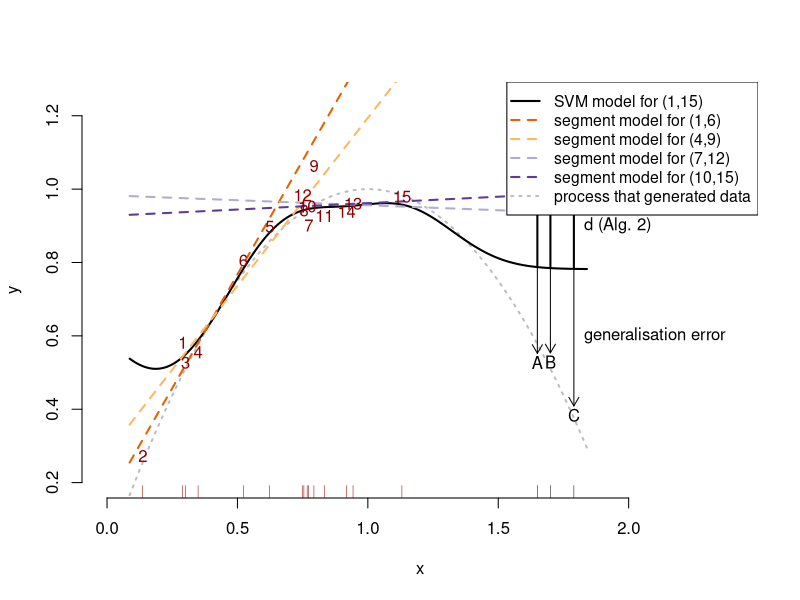
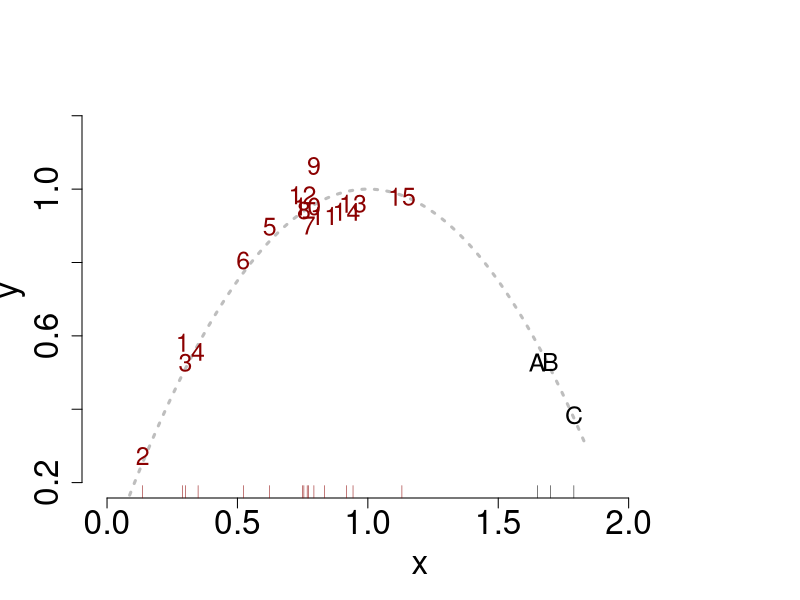
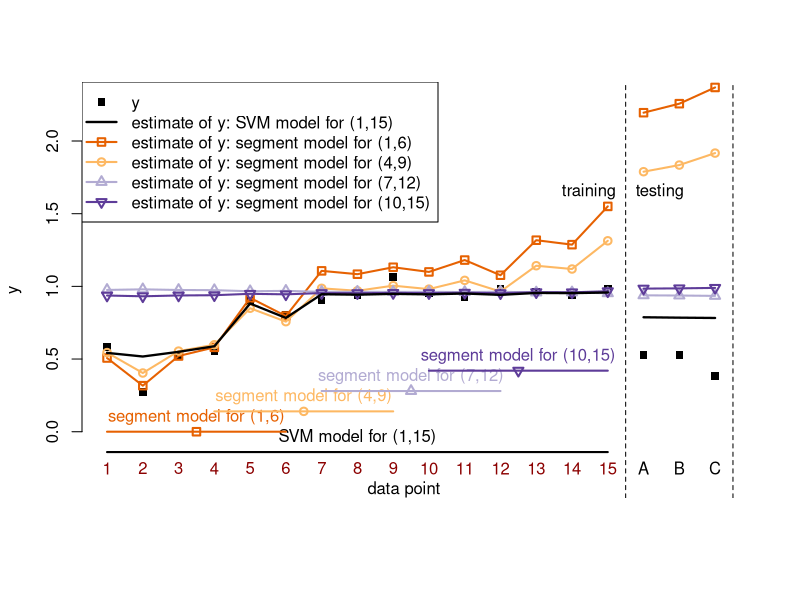

Generate these figures, in order, with R:
## ---- chunk 1
library(e1071)
set.seed(42)
f <- function(x) { 1-(x-1)^2 }

data_tr <- data.frame(i=1:15,
                      x=sort(runif(15)),
                      y=NA)
data_tr$x <- data_tr$x+rnorm(15,sd=0.1)
data_tr$y <- f(data_tr$x)+rnorm(15,sd=0.05)

data_te1 <- data.frame(i=LETTERS[4:6],x=c(0.45,0.5,0.59),y=NA)
data_te1$y <- f(data_te1$x)+rnorm(3,sd=0.05)

data_te2 <- data.frame(i=LETTERS[1:3],x=c(1.65,1.7,1.79),y=NA)
data_te2$y <- f(data_te2$x)+rnorm(3,sd=0.05)


## ---- chunk 2
seg <- data.frame(a=seq(from=1,by=3,length.out=4),b=NA)
seg[,"b"] <- seg[,"a"]+5
makef <- function(model=lm,data=data_tr) {
  m <- model(y~x,data=data)
  function(newdata) {
    predict(m,data.frame(x=newdata))
  }
}
f_full <- makef(svm)
f_seg <- vector("list",dim(seg)[1])
for(i in 1:dim(seg)[1]) {
  f_seg[[i]] <- makef(lm,data_tr[seg[i,"a"]:seg[i,"b"],])
}
## ---- chunk 3
# col4 <- c('#e41a1c','#377eb8','#4daf4a','#984ea3') # not color-blind safe, 
# changed to https://colorbrewer2.org/?type=diverging&scheme=PuOr&n=4
col4 <- c('#e66101','#fdb863','#b2abd2','#5e3c99')

lty4 <- rep("dashed",4)
pch4 <- c(0,1,2,6)
xrange <- range(data_tr[,2],data_te1[,2],data_te2[,2])
xx <- seq(from=xrange[1]-0.05,to=xrange[2]+0.05,length.out=256)

for(onlydata in c(FALSE,TRUE)) {
  pdf(if(onlydata) "figures/2dplotbare.pdf" else "figures/2dplot.pdf",width=9,height=7)
  if(onlydata) {
    plot(c(0,2.4),c(0.2,1.25),type="n",bty="n",xlab="x",ylab="y",cex.axis = 2, cex.lab = 2)
    rug(data_tr[,"x"],col="darkred")
    rug(data_te2[,"x"])
    lines(xx,f(xx),col="gray",lty="dotted",lwd=3)
    
    text(data_tr[,2:3],labels=data_tr[,1],cex=1.5, col="darkred")
    text(data_te2[,2:3],labels=data_te2[,1],cex=1.5)
  } else {
    plot(c(0,2.4),c(0.2,1.25),type="n",bty="n",xlab="x",ylab="y")
    rug(data_tr[,"x"],col="darkred")
    rug(data_te2[,"x"])
    lines(xx,f(xx),col="gray",lty="dotted",lwd=2)
 # }
#if(!onlydata) {
lines(xx,f_full(xx),col="black",lwd=2)
for(i in 1:length(f_seg)) {
  lines(xx,f_seg[[i]](xx),col=col4[i],lty=lty4[i],lwd=2)
}
  text(xrange[2],0.9,labels="d (Alg. 2)",pos=4)
  text(xrange[2],0.6,labels="generalisation error",pos=4)
  for(i in 1:3) {
  arrows(x0=data_te2[i,"x"],
         y1=data_te2[i,"y"]+0.025,
         y0=f_full(data_te2[i,"x"]),lwd=1,
  col="black",
  length=0.1)
   arrows(x0=data_te2[i,"x"],
         y1=f_seg[[4]](data_te2[i,"x"]),
         y0=f_full(data_te2[i,"x"]),lwd=2,
  col="black",
  length=0.1) 
  }
  legend("topright",legend=c("SVM model for (1,15)",
                          "segment model for (1,6)",
                          "segment model for (4,9)",
                          "segment model for (7,12)",
                          "segment model for (10,15)",
                          "process that generated data"),
       col=c("black",col4,"gray"),
       lty=c("solid",lty4,"dotted"),
       lwd=c(2,2,2,2,2,2),
       pch=c(NA,NA,NA,NA,NA,NA), #pch=c(NA,pch4,NA),
       cex=0.95)
#}
  
text(data_tr[,2:3],labels=data_tr[,1],cex=1, col="darkred")
text(data_te2[,2:3],labels=data_te2[,1],cex=1)
}
dev.off()
}
## ---- chunk 4
pdf("figures/1dplot.pdf",width=12,height=7)
plot(c(1,18.5),c(-0.35,2.3),type="n",xaxt="n",xlab="",ylab="y",bty="n")
abline(v=15.5,col="black",lty="dashed")
abline(v=18.5,col="black",lty="dashed")
text(15.5,1.65,labels="training",pos=2)
text(15.5,1.65,labels="testing",pos=4)
points(data_tr[,c("i","y")],col="black",pch=15)
points(data.frame(i=16:18,x=data_te2[,"y"]),col="black",pch=15)
text(x=1:18,rep(-0.25,18),labels=c(data_tr[,"i"],as.character(data_te2[,"i"])),
     col=c(rep("darkred",15),rep("black",3)))
text(8,-0.4,labels="data point",pos=4)
legend("topleft",legend=c(
                          "y",
                          "estimate of y: SVM model for (1,15)",
                          "estimate of y: segment model for (1,6)",
                          "estimate of y: segment model for (4,9)",
                          "estimate of y: segment model for (7,12)",
                          "estimate of y: segment model for (10,15)"),
       col=c("black","black",col4),lty=c(NA,rep("solid",5)),pch=c(15,NA,pch4),lwd=c(2,2.25,2,2,2,2),
       cex=1)
text(x=(1+15)/2,y=-0.14,pos=3,col="black",cex=1,labels="SVM model for (1,15)")
lines(c(1,15),c(-0.14,-0.14),col="black",lwd=2)
for(i in 1:dim(seg)[1]) {
  points(1:15,f_seg[[i]](data_tr[1:15,"x"]),col=col4[i],pch=pch4[i],lwd=2)
  lines(1:15,f_seg[[i]](data_tr[1:15,"x"]),col=col4[i],lwd=2)
  text(x=(seg[i,"a"]+seg[i,"b"])/2,y=(i-1)*0.14,pos=3,col=col4[i],cex=1,
       labels=sprintf("segment model for (%d,%d)",seg[i,"a"],seg[i,"b"]))
  lines(c(seg[i,"a"],seg[i,"b"]),rep((i-1)*0.14,2),col=col4[i],lwd=2)
  points((seg[i,"a"]+seg[i,"b"])/2,(i-1)*0.14,col=col4[i],pch=pch4[i],lwd=2)
  points(16:18,f_seg[[i]](data_te2[,"x"]),col=col4[i],pch=pch4[i],lwd=2)
  lines(16:18,f_seg[[i]](data_te2[,"x"]),col=col4[i],lwd=2)
}
lines(1:15,f_full(data_tr[,"x"]),col="black",lwd=2.25)
lines(16:18,f_full(data_te2[,"x"]),col="black",lwd=2.25)
dev.off()
